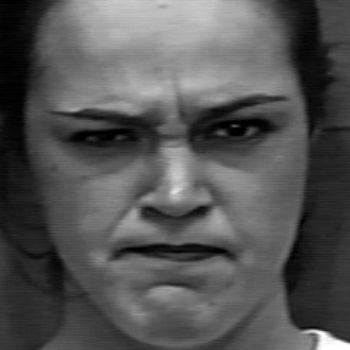
#> input picture Python_Projects/EmotionRecognition/dataset/anger/16.jpg, 350 x 350 px, given in place of the camera
$ python OpenCV_Try.py
#> lines starting #> are read from the running program, lines starting #| are printed output that depends on the picture; after the words box and inside, x2 and y2 are one past the last pixel; in counts of white or black regions, pixels touching at a corner belong together
### Python_Projects/FaceDetection/QboCmd.py
#!/usr/bin/env python2.7

import serial
import binascii
import time

## ---------------------------------
## nose color constants
## ---------------------------------
nose_color_none = 0
nose_color_blue_dark = 3
nose_color_green = 4
nose_color_blue_light = 5


## ---------------------------------
## classes
## ---------------------------------
class Command:
    def __init__(self, command, nInputs, Data):
        self.cmd = command
        self.Inputs = nInputs
        self.data_bytes = Data

class Controller:
    def __init__(self, serial):
        self.port = serial
        self.port.timeout = 1.0

    INPUT_FLAG =  0xFF
    OUTPUT_FLAG = 0xFE
    INPUT_ESCAPE = 0xFD
    GET_VERSION = 0x40
    SET_MOUTH_VALUE = 0x44
    SET_STATE = 0x45
    SET_SERVO = 0x53
    SET_SERVO_PID = 0x50
    SET_SERVO_ANGLE = 0x71
    SET_SERVO_SPEED = 0x72
    SET_SERVO_ANGLE_REL = 0x73

    ## ---------------------------------
    # Commands definions:
    # ('NAME',value, number of set params, number of get params)
    ## ---------------------------------
    cmd_params = {
        "GET_VERSION": (0x40, 0, 1),
        "SET_MOUTH_VALUE": (0x44, 4, 0),
        "SET_STATE": (0x45, 1, 0),
        "GET_TOUCH": (0x46, 0, 1),
        "SET_TOUC_PARAMS": (0x47,3,0),
        "SET_MIC_INPUT": (0x4A, 1, 0),
        "GET_MIC_REPORT": (0x4B, 0, 6),
        "SET_SERVO_CW_LIM":	(0x4C, 3, 0),
        "SET_SERVO_CCW_LIM": (0x4D, 3, 0),
        "SET_SERVO_ID": (0x4E, 2, 0),
        "SET_SERVO_BAUD": (0x4F, 2, 0),
        "SET_SERVO_PID": (0x50, 4 , 0),
        "SET_SERVO_LED": (0x51, 2, 0),
        "RESET_SERVO": (0x52, 1, 0),
        "SET_SERVO": (0x53, 5, 0),
        "SET_SERVO_ANGLE_REL": (0x73, 3, 0),
        "SET_SERVO_ENABLE": (0x54,2, 0),
        "GET_SERVO_SPEED": (0x56, 1, 2),
        "GET_SERVO_LOAD": (0x57, 1, 2),
        "GET_SERVO_TEMP": (0x58, 1, 1),
        "GET_SERVO_VOLTAGE": (0x59, 1, 1),
        "SERVO_ISMOVING": (0x5a, 1, 1),
        "GET_HARDWARE_ERROR": (0x5b, 1, 1),
        "GET_HEAD_SERVOS": (0x5C, 0, 4),
        "GET_SERVO_POSITION": (0x5D, 1, 2),
        "GET_SERVO_CW_LIM": (0x5E, 1, 2),
        "GET_SERVO_CCW_LIM": (0x5F, 1, 2),
        "GET_SERVO_BYTE_REG": (0x6F, 2, 1),
        "GET_SERVO_WORD_REG": (0x70, 2, 2),
        "SET_SERVO_ANGLE": (0x71,3,0),
        "SET_SERVO_SPEED": (0x72,3,0),
        "SET_ADC_REF": (0x81, 1, 0),
        "SET_DAC_REF": (0x82, 1, 0),
        "SET_ADC_OFFSET": (0x83, 6, 0),
        "SET_SERVO_OVERCURRENT": (0x84, 1, 0),
        "SET_SERVO_POWER": (0x85, 2, 0),
        "SET_ENABLE_SPEAKER": (0x86, 1, 0),
        "SET_MEAN_RMS": (0x87, 6, 0),
        "SET_USB2SERVO_FWD": (0x88, 1, 0),
        "RESET_SOUND": (0x8F, 5, 0)}

    touch_sampletime = {
        "320us": 0,
        "640us": 1 << 2,
        "1280us": 2 << 2,
        "2560us": 3 << 2}

    touch_average = {
        "SAMPLES 1": 0,
        "SAMPLES 2": 1 << 4,
        "SAMPLES 4": 2 << 4,
        "SAMPLES 8": 3 << 4,
        "SAMPLES 16": 4 << 4,
        "SAMPLES 32": 5 << 4,
        "SAMPLES 64": 6 << 4,
        "SAMPLES 128": 7 << 4}

    touch_cycletime = {
        "35 ms": 0,
        "70 ms": 1,
        "105 ms" : 2,
        "140 ms" : 3}

    touch_channels = {
        "Channel none": 0,
        "Channel 1": 1,
        "Channel 2": 1 << 2,
        "Channel 3": 1 << 3,
        "Channel all": 7}


    pearsondata = ([0x00, 0x77, 0xee, 0x99, 0x07, 0x70, 0xe9, 0x9e, 0x0e, 0x79, 0xe0, 0x97,
      0x09, 0x7e, 0xe7, 0x90, 0x1d, 0x6a, 0xf3, 0x84, 0x1a, 0x6d, 0xf4, 0x83,
      0x13, 0x64, 0xfd, 0x8a, 0x14, 0x63, 0xfa, 0x8d, 0x3b, 0x4c, 0xd5, 0xa2,
      0x3c, 0x4b, 0xd2, 0xa5, 0x35, 0x42, 0xdb, 0xac, 0x32, 0x45, 0xdc, 0xab,
      0x26, 0x51, 0xc8, 0xbf, 0x21, 0x56, 0xcf, 0xb8, 0x28, 0x5f, 0xc6, 0xb1,
      0x2f, 0x58, 0xc1, 0xb6, 0x76, 0x01, 0x98, 0xef, 0x71, 0x06, 0x9f, 0xe8,
      0x78, 0x0f, 0x96, 0xe1, 0x7f, 0x08, 0x91, 0xe6, 0x6b, 0x1c, 0x85, 0xf2,
      0x6c, 0x1b, 0x82, 0xf5, 0x65, 0x12, 0x8b, 0xfc, 0x62, 0x15, 0x8c, 0xfb,
      0x4d, 0x3a, 0xa3, 0xd4, 0x4a, 0x3d, 0xa4, 0xd3, 0x43, 0x34, 0xad, 0xda,
      0x44, 0x33, 0xaa, 0xdd, 0x50, 0x27, 0xbe, 0xc9, 0x57, 0x20, 0xb9, 0xce,
      0x5e, 0x29, 0xb0, 0xc7, 0x59, 0x2e, 0xb7, 0xc0, 0xed, 0x9a, 0x03, 0x74,
      0xea, 0x9d, 0x04, 0x73, 0xe3, 0x94, 0x0d, 0x7a, 0xe4, 0x93, 0x0a, 0x7d,
      0xf0, 0x87, 0x1e, 0x69, 0xf7, 0x80, 0x19, 0x6e, 0xfe, 0x89, 0x10, 0x67,
      0xf9, 0x8e, 0x17, 0x60, 0xd6, 0xa1, 0x38, 0x4f, 0xd1, 0xa6, 0x3f, 0x48,
      0xd8, 0xaf, 0x36, 0x41, 0xdf, 0xa8, 0x31, 0x46, 0xcb, 0xbc, 0x25, 0x52,
      0xcc, 0xbb, 0x22, 0x55, 0xc5, 0xb2, 0x2b, 0x5c, 0xc2, 0xb5, 0x2c, 0x5b,
      0x9b, 0xec, 0x75, 0x02, 0x9c, 0xeb, 0x72, 0x05, 0x95, 0xe2, 0x7b, 0x0c,
      0x92, 0xe5, 0x7c, 0x0b, 0x86, 0xf1, 0x68, 0x1f, 0x81, 0xf6, 0x6f, 0x18,
      0x88, 0xff, 0x66, 0x11, 0x8f, 0xf8, 0x61, 0x16, 0xa0, 0xd7, 0x4e, 0x39,
      0xa7, 0xd0, 0x49, 0x3e, 0xae, 0xd9, 0x40, 0x37, 0xa9, 0xde, 0x47, 0x30,
      0xbd, 0xca, 0x53, 0x24, 0xba, 0xcd, 0x54, 0x23, 0xb3, 0xc4, 0x5d, 0x2a,
      0xb4, 0xc3, 0x5a, 0x2d])


    # Compute pearson of data buffer starting at offset and ending at length position
    def pearson(self, data, length, offset):
        hash = 0
        if offset > length:
            return 0
        for i in range(offset, length):
            hash = self.pearsondata[hash ^ (data[i] & 0xff)]
        return hash

    # Check special token INPUT, OUTPUT and adds input scape secuence
    # [7 lines left out: function InputEscape, not called in this run]

    def EllapsedTime(self, start):
        return time.time() - start

    # Send QBO servo command to a serial port
    # [73 lines left out: functions ReadResponse, ProcessRxData, GetHeadCmd, not called in this run]

    def SendCmdQBO(self, cmd):
        tmp_buffer = [self.INPUT_FLAG, cmd.cmd, cmd.Inputs]
        tx_buffer = [self.INPUT_FLAG, cmd.cmd, cmd.Inputs]

        if cmd.Inputs > 1:
            nParam= len(cmd.data_bytes)
        elif cmd.Inputs == 1:
            nParam = 1
        else :
            nParam = 0

        for i in range(nParam):
            if nParam== 1:
                data = cmd.data_bytes #[0]
            else:
                data = cmd.data_bytes[i]

            if data > 255:
                tmp_buffer.append(data & 0xff)
                tmp_buffer.append((data >> 8) & 0xff)
            else :
                tmp_buffer.append(data)

        tmp_buffer.append(self.pearson(tmp_buffer, cmd.Inputs + 3, 1))
        tmp_buffer.append(self.OUTPUT_FLAG)

        for i in range(3, len(tmp_buffer) - 1):

            if  tmp_buffer[i] >= self.INPUT_ESCAPE:
                tx_buffer.append(self.INPUT_ESCAPE)
                tx_buffer.append(tmp_buffer[i] - 2)
            else:
                tx_buffer.append(tmp_buffer[i])
        tx_buffer.append(self.OUTPUT_FLAG)
        databuffer = bytearray(tx_buffer)
        self.port.write(databuffer)
#        self.port.flush()

        return databuffer

    # Mounts protocol data to set servo position&speed  and call sends
    def SetServo(self, Axis, Angle, Speed):
        cmd_buffer = ([ Axis, Angle & 0xff ,  (Angle >>8) & 0xff, Speed & 0xff, (Speed >>8) & 0xff])
        return self.SendCmdQBO(Command(self.SET_SERVO, len(cmd_buffer), cmd_buffer))

    # Mounts protocol data to set QBO position angle
    def SetAngle(self, Axis, Angle):
        cmd_buffer = ([ Axis, Angle & 0xff ,  (Angle >>8) & 0xff])
        return self.SendCmdQBO(Command(self.SET_SERVO_ANGLE, len(cmd_buffer), cmd_buffer))

    # Mounts protocol data to set QBO position relative angle
    # [4 lines left out: function SetAngleRelative, not called in this run]

    # Mounts protocol data to set QBO nose state color
    def SetNoseColor(self, color):
        return self.SendCmdQBO(Command(self.SET_STATE, 1, color & 0xff))

    # Mounts protocol data to set QBO mouth
    def SetMouth(self, matrix):
        cmd_buffer = ([(matrix>>24) & 0xff, (matrix>>16) & 0xff, (matrix>>8) & 0xff, matrix & 0xff])
        return self.SendCmdQBO(Command(self.SET_MOUTH_VALUE, 4, cmd_buffer))

    # [4 lines left out: function SetPid, not called in this run]


### Python_Projects/FaceDetection/CameraOnly/OpenCV_Try.py
from __future__ import print_function
import cv2 as cv

from os import sys, path
sys.path.append('/home/pi/Documents/RoboGen-QBO/Python_Projects/FaceDetection')
sys.path.append('/home/pi/Documents/RoboGen-QBO/Python_Projects/FaceDetection/CameraOnly')

import QboCmd
import serial


# -------------------------------------------------------------------------------------------
#set up ports for communicating with servos
# -------------------------------------------------------------------------------------------
port = '/dev/serial0'
ser = serial.Serial(port, baudrate=115200, bytesize = serial.EIGHTBITS, stopbits = serial.STOPBITS_ONE, parity = serial.PARITY_NONE, rtscts = False, dsrdtr =False, timeout = 0)
QBO = QboCmd.Controller(ser)
QBO.SetNoseColor(0) # init nose

# -------------------------------------------------------------------------------------------
# detectAndDisplay
# -------------------------------------------------------------------------------------------
def detectAndDisplay(frame):
    frame_gray = cv.cvtColor(frame, cv.COLOR_BGR2GRAY)
    frame_gray = cv.equalizeHist(frame_gray)
    #-- Detect faces
    faces = face_cascade.detectMultiScale(frame_gray)
    for (x,y,w,h) in faces:
        center = (x + w//2, y + h//2)
        frame = cv.ellipse(frame, center, (w//2, h//2), 0, 0, 360, (255, 0, 255), 4)
        faceROI = frame_gray[y:y+h,x:x+w]
        #-- In each face, detect eyes
        eyes = eyes_cascade.detectMultiScale(faceROI)
        for (x2,y2,w2,h2) in eyes:
            eye_center = (x + x2 + w2//2, y + y2 + h2//2)
            radius = int(round((w2 + h2)*0.25))
            frame = cv.circle(frame, eye_center, radius, (255, 0, 0 ), 4)
    cv.imshow('Capture - Face detection', frame)

# -------------------------------------------------------------------------------------------
# main entry
# -------------------------------------------------------------------------------------------
face_cascade = cv.CascadeClassifier('haarcascade_frontalface_default.xml')
eyes_cascade = cv.CascadeClassifier('haarcascade_eye.xml')

#-- 2. Read the video stream
cap = cv.VideoCapture(0)
if not cap.isOpened:
    print('--(!)Error opening video capture')
    exit(0)
while True:

    QBO.SetNoseColor(QboCmd.nose_color_green)
    ret, frame = cap.read()
#> frame is the input picture: shape (350, 350, 3); min 0, max 255, mean 84.6

    if frame is None:
        print('--(!) No captured frame -- Break!')
        break

    detectAndDisplay(frame)
#> in detectAndDisplay, `frame_gray = cv.equalizeHist(frame_gray)`:
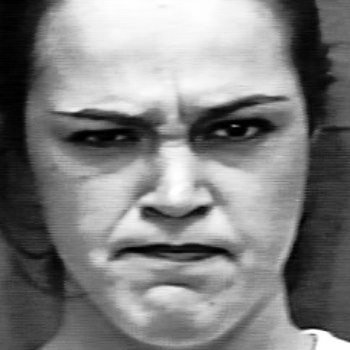
#> frame_gray: shape (350, 350); min 0, max 255, mean 128.1
#> in detectAndDisplay, `faces = face_cascade.detectMultiScale(frame_gray)`: faces = [[29, 26, 293, 293]]
#> the loop in detectAndDisplay, `for (x,y,w,h) in faces:` made 1 pass
#> (x, y, w, h, center, eyes) on pass 1: (29, 26, 293, 293, (175, 172), [[92, 163, 45, 45], [178, 76, 57, 57], [33, 87, 50, 50]])
#> pass 1, in detectAndDisplay, `frame = cv.ellipse(frame, center, (w//2, h//2), 0, 0, 360, (255, 0, 25..`:
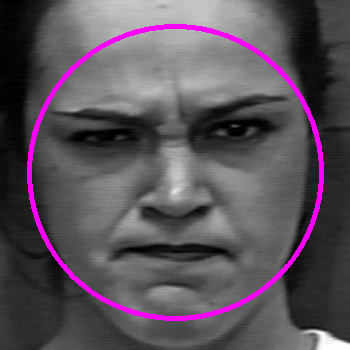
#> frame: shape (350, 350, 3); 3.71% of pixels changed, all inside (x1, y1, x2, y2) = (27, 24, 324, 321)
#> pass 1, in detectAndDisplay, `faceROI = frame_gray[y:y+h,x:x+w]`:
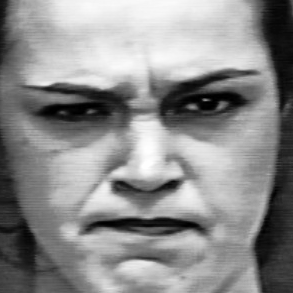
#> faceROI: shape (293, 293); min 0, max 254, mean 140.7
#> after the loop in detectAndDisplay, `for (x,y,w,h) in faces:`:
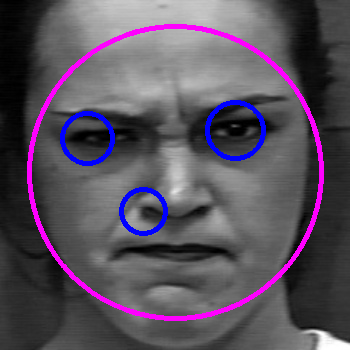
#> frame: shape (350, 350, 3); 1.91% of pixels changed, all inside (x1, y1, x2, y2) = (60, 100, 266, 236)

    if cv.waitKey(10) == 27:
#> (key Esc is pressed here)
        break

$ run again, on Python_Projects/EmotionRecognition/dataset/anger/24.jpg
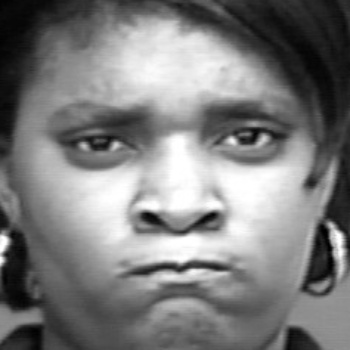
#> input picture Python_Projects/EmotionRecognition/dataset/anger/24.jpg, 350 x 350 px, given in place of the camera
#> frame is the input picture: shape (350, 350, 3); min 0, max 255, mean 124.8
#> faces = [[29, 24, 294, 294]]
#> the loop in detectAndDisplay, `for (x,y,w,h) in faces:` made 1 pass
#> (x, y, w, h, center) on pass 1: (29, 24, 294, 294, (176, 171))
#> pass 1, in detectAndDisplay, `faceROI = frame_gray[y:y+h,x:x+w]`:
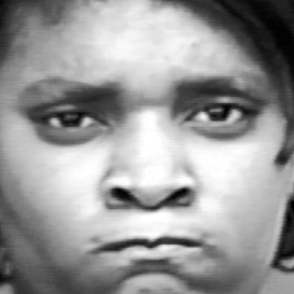
#> faceROI: shape (294, 294); min 0, max 255, mean 152.5
#> after the loop in detectAndDisplay, `for (x,y,w,h) in faces:`:
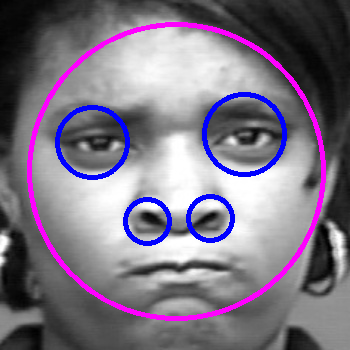
#> frame: shape (350, 350, 3); mean B, G, R 132.8, 115.4, 125

$ run again, on Python_Projects/EmotionRecognition/dataset/anger/29.jpg
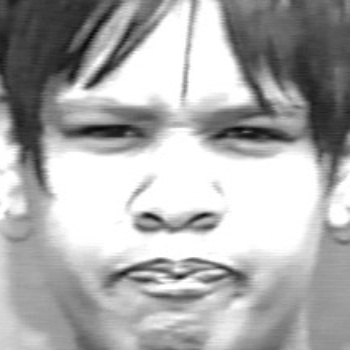
#> input picture Python_Projects/EmotionRecognition/dataset/anger/29.jpg, 350 x 350 px, given in place of the camera
#> frame is the input picture: shape (350, 350, 3); min 4, max 255, mean 171.7
#> in detectAndDisplay, `frame_gray = cv.equalizeHist(frame_gray)`:
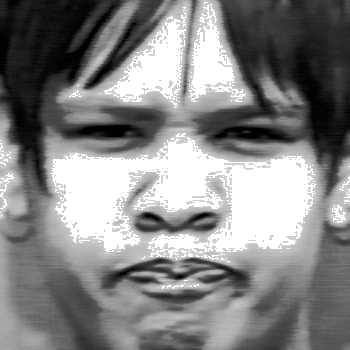
#> frame_gray: shape (350, 350); min 0, max 255, mean 132.3
#> faces = [[31, 29, 287, 287]]
#> the loop in detectAndDisplay, `for (x,y,w,h) in faces:` made 1 pass
#> (x, y, w, h, center) on pass 1: (31, 29, 287, 287, (174, 172))
#> pass 1, in detectAndDisplay, `faceROI = frame_gray[y:y+h,x:x+w]`:
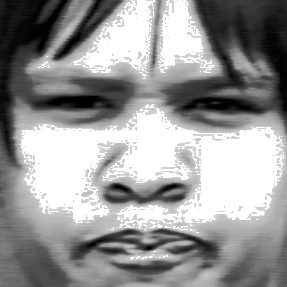
#> faceROI: shape (287, 287); min 0, max 255, mean 151.4

$ run again, on Python_Projects/EmotionRecognition/dataset/anger/30.jpg
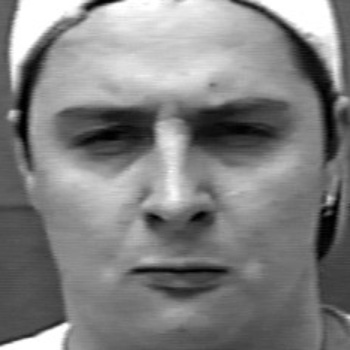
#> input picture Python_Projects/EmotionRecognition/dataset/anger/30.jpg, 350 x 350 px, given in place of the camera
#> frame is the input picture: shape (350, 350, 3); min 0, max 255, mean 128.8
#> in detectAndDisplay, `frame_gray = cv.equalizeHist(frame_gray)`:
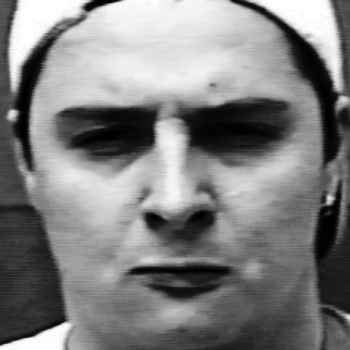
#> frame_gray: shape (350, 350); min 0, max 255, mean 128.2
#> faces = [[22, 27, 297, 297]]
#> the loop in detectAndDisplay, `for (x,y,w,h) in faces:` made 1 pass
#> (x, y, w, h, center) on pass 1: (22, 27, 297, 297, (170, 175))
#> pass 1, in detectAndDisplay, `faceROI = frame_gray[y:y+h,x:x+w]`:
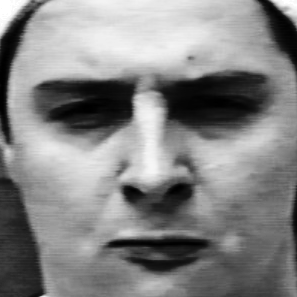
#> faceROI: shape (297, 297); min 0, max 255, mean 132.4
